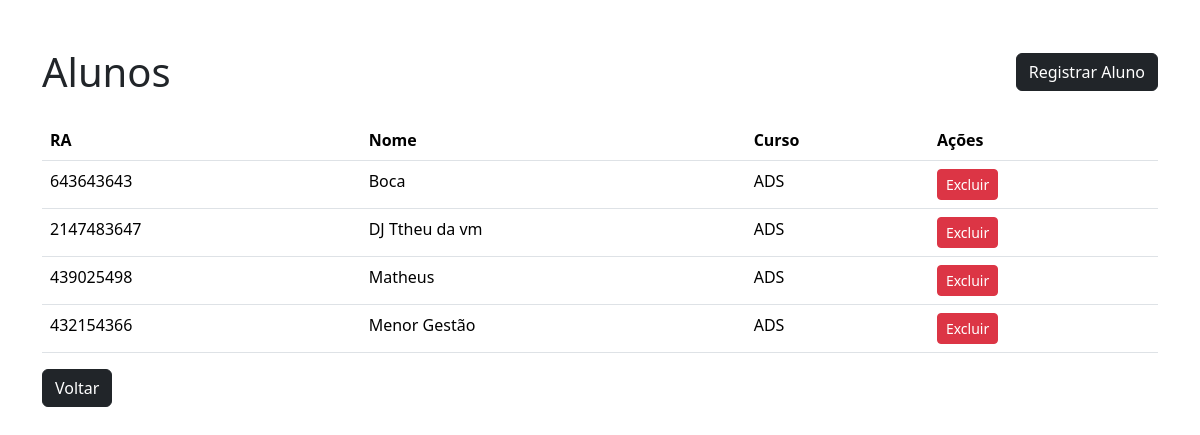
/alunos.php, run on the app's committed database.
### tables this page shows
CREATE TABLE `aluno` (
  `ra` int(11) NOT NULL,
  `nome` varchar(100) NOT NULL,
  `curso` varchar(100) DEFAULT NULL
);

### alunos.php (the view, shortened to what this page needs)
<?php
include 'db.php';
?>
<!DOCTYPE html>
<html>
<head>
    <link href="https://cdn.jsdelivr.net/npm/bootstrap@5.3.2/dist/css/bootstrap.min.css" rel="stylesheet">
</head>
<body>
<div class="container mt-5">
    <div class="d-flex justify-content-between align-items-center mb-4">
        <h1 class="mb-0">Alunos</h1>
        <a href="adicionar_aluno.php" class="btn btn-dark">Registrar Aluno</a>
    </div>
    <table class="table table-hover">
        <thead>
            <tr>
                <th>RA</th>
                <th>Nome</th>
                <th>Curso</th>
                <th>Ações</th>
            </tr>
        </thead>
        <tbody>
        <?php
        $res = $conn->query("SELECT * FROM aluno ORDER BY nome");
        $alunos = $res->fetch_all(MYSQLI_ASSOC);
        foreach ($alunos as $aluno):
        ?>
            <tr>
            <td><?= $aluno['ra'] ?></td>
            <td><?= $aluno['nome'] ?></td>
            <td><?= $aluno['curso'] ?></td>
            <td>
                <a href="?excluir=<?= $aluno['ra'] ?>" class="btn btn-danger btn-sm" onclick="return confirm('Deseja excluir este aluno?')">Excluir</a>
            </td>
            </tr>
        <?php endforeach; ?>
        </tbody>
    </table>
    <a href="index.php" class="btn btn-dark">Voltar</a>
</div>
</body>
</html>

### data on the page
aluno: ra "643643643", nome "Boca", curso "ADS"
aluno: ra "2147483647", nome "DJ Ttheu da vm", curso "ADS"
aluno: ra "439025498", nome "Matheus", curso "ADS"
aluno: ra "432154366", nome "Menor Gestão", curso "ADS"
